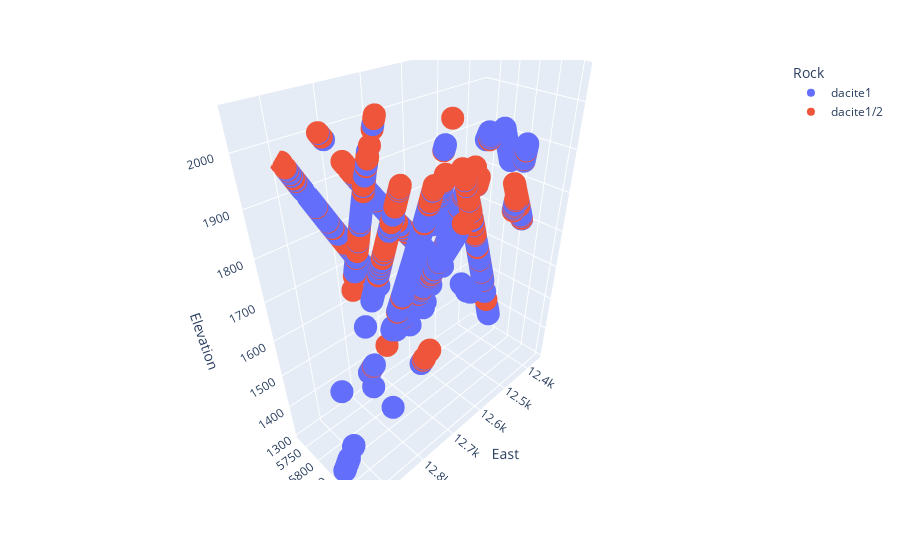

The notebook cell saved with this chart:
### Code cell
# problematic clusters are “dacite1" , "dacite1/2”

df_dacite1 = df[df["Rock"]=='dacite1']
df_dacite1_2 = df[df["Rock"]=='dacite1/2']

# stack those two vertically

df_dacites = pd.concat([df_dacite1, df_dacite1_2], axis=0)

fig = px.scatter_3d(df_dacites, x='East', y='North', z='Elevation',
              color='Rock')
fig.show()

### Figure 1 — Plotly figure (JSON) as saved in the notebook; plotly's stock layout.template omitted (floating-point values rounded to 4 significant figures; data arrays with more than 128 entries replaced by an {"elided": "..."} marker saying what was removed)
{"data": [{"hovertemplate": "Rock=dacite1<br>East=%{x}<br>North=%{y}<br>Elevation=%{z}<extra></extra>", "legendgroup": "dacite1", "marker": {"color": "#636efa", "symbol": "circle"}, "mode": "markers", "name": "dacite1", "scene": "scene", "showlegend": true, "type": "scatter3d", "x": {"elided": "1030 float values"}, "y": {"elided": "1030 float values"}, "z": {"elided": "1030 float values"}}, {"hovertemplate": "Rock=dacite1/2<br>East=%{x}<br>North=%{y}<br>Elevation=%{z}<extra></extra>", "legendgroup": "dacite1/2", "marker": {"color": "#EF553B", "symbol": "circle"}, "mode": "markers", "name": "dacite1/2", "scene": "scene", "showlegend": true, "type": "scatter3d", "x": {"elided": "462 float values"}, "y": {"elided": "462 float values"}, "z": {"elided": "462 float values"}}], "layout": {"legend": {"title": {"text": "Rock"}, "tracegroupgap": 0}, "margin": {"t": 60}, "scene": {"domain": {"x": [0, 1], "y": [0, 1]}, "xaxis": {"title": {"text": "East"}}, "yaxis": {"title": {"text": "North"}}, "zaxis": {"title": {"text": "Elevation"}}}}}
